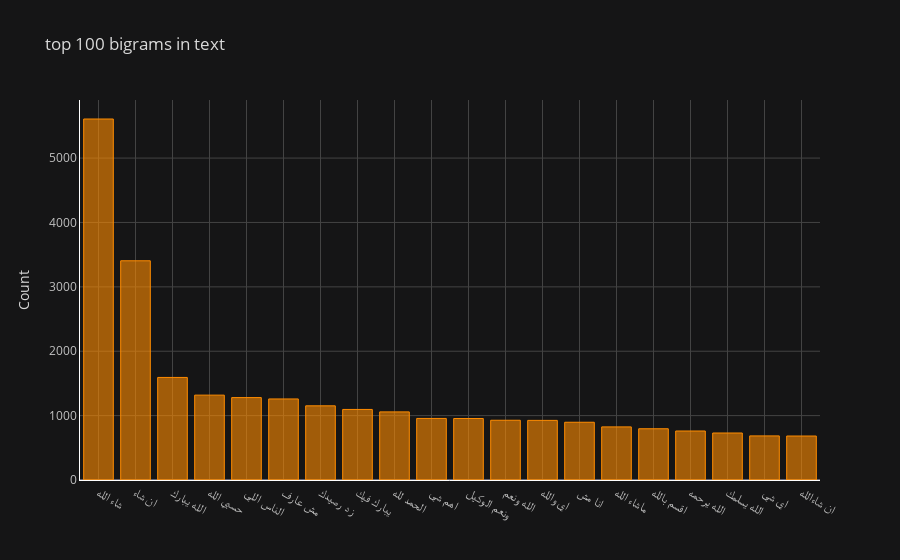

Notebook code for this chart:
### Code cell
import cufflinks as cf
#configure_plotly_browser_state()
cf.go_offline()
cf.set_config_file(offline=False, world_readable=True)
df_bigrams.groupby('word').sum()['count'].sort_values(ascending=False).iplot(color = 'darkorange',theme='solar', mode='markers+lines',
    kind='bar', yTitle='Count', linecolor='white', title='top 100 bigrams in text')

### Figure 1 — Plotly figure (JSON) as saved in the notebook; plotly's stock layout.template omitted (floating-point values rounded to 4 significant figures)
{"data": [{"marker": {"color": "rgba(255, 140, 0, 0.6)", "line": {"color": "rgba(255, 140, 0, 1.0)", "width": 1}}, "name": "count", "orientation": "v", "text": "", "x": ["شاء الله", "ان شاء", "الله يبارك", "حسبي الله", "الناس اللي", "مش عارف", "زد رصيدك", "يبارك فيك", "الحمد لله", "اهم شي", "ونعم الوكيل", "الله ونعم", "اي والله", "انا مش", "ماشاء الله", "اقسم بالله", "الله يرحمه", "الله يسلمك", "اي شي", "ان شاءالله"], "y": [5607, 3405, 1593, 1318, 1280, 1259, 1152, 1096, 1058, 956, 955, 928, 926, 897, 825, 796, 761, 730, 685, 683], "type": "bar"}], "layout": {"legend": {"bgcolor": "#151516", "font": {"color": "#D9D9D9"}}, "paper_bgcolor": "#151516", "plot_bgcolor": "#151516", "title": {"font": {"color": "#D9D9D9"}, "text": "top 100 bigrams in text"}, "xaxis": {"gridcolor": "#434343", "linecolor": "white", "showgrid": true, "tickfont": {"color": "#C2C2C2"}, "title": {"font": {"color": "#D9D9D9"}, "text": ""}, "zerolinecolor": "#666570"}, "yaxis": {"gridcolor": "#434343", "linecolor": "white", "showgrid": true, "tickfont": {"color": "#C2C2C2"}, "title": {"font": {"color": "#D9D9D9"}, "text": "Count"}, "zerolinecolor": "#666570"}}}
